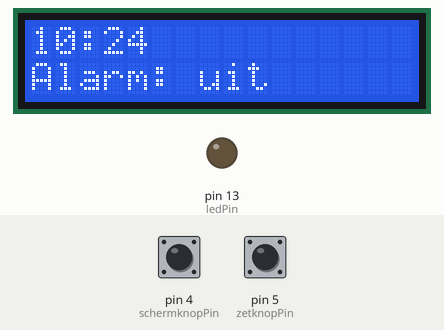
This sketch was run on a simulated Arduino Uno, built with avr-gcc and run on an emulated ATmega328P. Parts: 16×2 character LCD, output pins drawn as LEDs (lit = HIGH). Inputs (shaded band) come from the test bench; at power-on: pin 4 (schermknopPin) LOW, pin 5 (zetknopPin) LOW. The local clock reads 2024-03-15 10:24:30 at power-on unless the sketch sets it.

Above: at 3.2 s.
3.3 s: pin 4 (schermknopPin) pulled HIGH for 0.25 s
At 4.4 s:
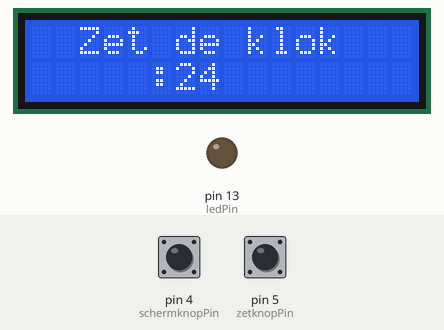
6.5 s: pin 5 (zetknopPin) pulled HIGH for 0.25 s
At 8.3 s:
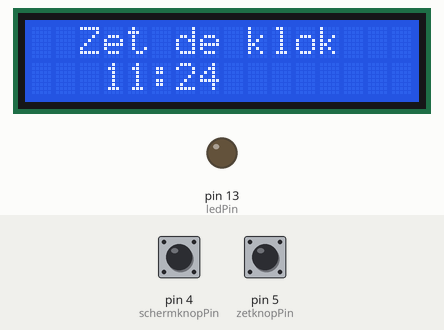
8.4 s: pin 4 (schermknopPin) pulled HIGH for 1 s
At 9.9 s:
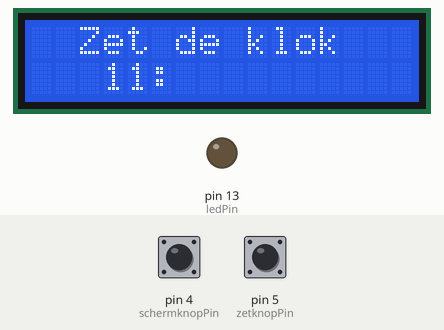
11.5 s: pin 4 (schermknopPin) pulled HIGH for 0.25 s
At 14.6 s:
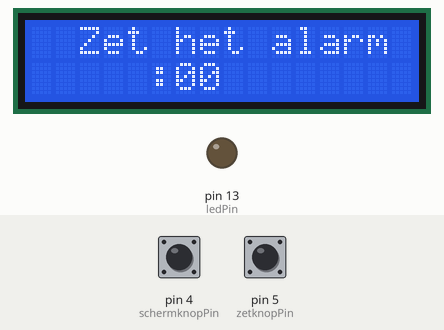
14.7 s: pin 5 (zetknopPin) pulled HIGH for 1 s
At 16.2 s:
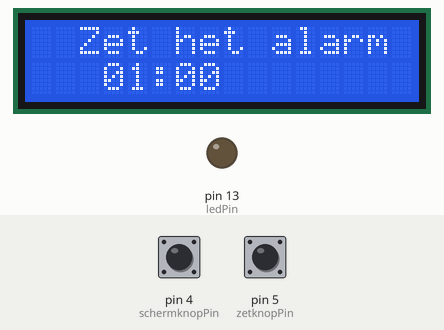
17.8 s: pin 4 (schermknopPin) pulsed HIGH 5 times (0.12 s each, 0.3 s apart)
At 19.4 s:
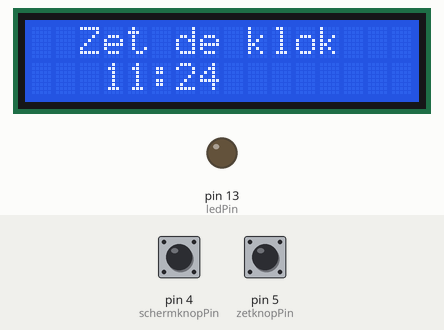
Timing chart, 0 to 20.9 s (numbered marks = the images above; inputs shaded):
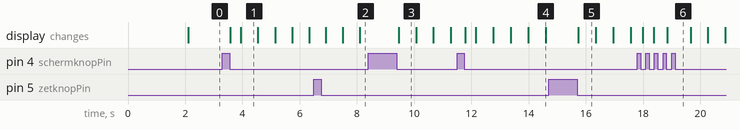

The sketch:

wekker.ino
```cpp
// ----------------------------------------------------------------------------
// Maaspoort Kids klok
// Created by Jan de Laet (October 2020)
// ----------------------------------------------------------------------------
//
// Een eenvoudige klok met alarm
// Gebruikte componenten:
// - Arduino
// - LCD (20x4 of 16x2)
// - RTC
// - een aantal buttons/knopjes
//
// NOTE bij LCD:
//  If the sketch fails to produce the expected results, or blinks the LED,
//  run the included I2CexpDiag sketch to test the i2c signals and the LCD.
//
// Voor het overige verwijs ik naar de documentatie en voorbeelden bij de hd44780 library

#include <Wire.h>

// libraries voor de LCD
#include <hd44780.h>
#include <hd44780ioClass/hd44780_I2Cexp.h> // uitbreiding voor i2c expander op LCD

hd44780_I2Cexp lcd; // declareer lcd object: auto locate & auto config expander chip

//  libraries voor de RTC
#include <DS3231.h>

DS3231 Clock;

// LCD opzet, in ons geval 4 rijen met 20 kolommen
const int LCD_ROWS = 2; //4;
const int LCD_COLS = 16; //20;

const bool toon_seconden = false;

// deze variabele scherm bepaalt wat er wordt getoond op LCD
// 0 = hoofdscherm met tijd en alarm aan/uit
// 1 = zet het uur van de klok
// 2 = zet de minuten van de klok
// 3 = zet het uur van het alarm
// 4 = zet de minuten van het alarm
int scherm = 0;
int vorig_scherm = -1;       // om wijzigingen te detecteren, voorkomt onnodig display
long schermteller = 0;
long schermactief = 5000;   // hoe lang is een scherm actief voordat we terug gaan naar scherm 0

int knipper = 0;            // om uur/minuut te laten knipperen bij het wijzigen ervan
long knipperteller = 0;
long knipperactief = 500;   // hoe vaak wordt er geknipperd

const int const_uur = 0;
const int const_minuut = 1;

// de variabelen van de klok
int klok_uur = 0;
int klok_minuut = 0;
int klok_seconde = 0;

long klokteller = 0;

// de variabelen van het alarm
int alarm_uur = 0;
int alarm_minuut = 0;

int alarm = 0; // alarm uit (0) of aan (1)
int vorig_alarm = -1;

// de variabelen voor de RTC
bool h12;  // true is 12-h, false is 24-h
bool PM;

// de pinnen waar de knoppen zitten
const int schermknopPin = 4; //2;     // op welke pin zit de schermknop
const int zetknopPin = 5;//3;     // op welke pin zit de schermknop
const int zoemerPin = 6;//4;
const int ledPin = 13;

// =====================================================================================
void setup() {

  init_lcd();

  init_rtc();

  // zet de modus voor de knoppen
  pinMode(schermknopPin, INPUT);
  pinMode(zetknopPin, INPUT);

  pinMode(ledPin, OUTPUT);
  digitalWrite(ledPin, LOW);

  pinMode(zoemerPin, OUTPUT);

  // Toon een welkomst boodschap
  lcd.print(" Maaspoort Kids");
  delay(2000);

  Serial.begin(9600);

}

// ======================================================================================
void loop() {

  // haal elke seconde de tijd opnieuw op
  if ((millis() - klokteller) > 1000) { bepaal_tijd(); }

  // ------------------------------------------------------------------------------------
  // wordt de scherm knop ingedrukt?
  if (digitalRead(schermknopPin) == HIGH) {
    // toon volgend scherm en herstart de timeout
    scherm++;
    schermteller = millis();

    // herstart het knipperen bij scherm wissel
    knipper = 0;
    knipperteller = schermteller;

    // wacht tot knop wordt losgelaten
    while (digitalRead(schermknopPin) == HIGH) { delay(50); }

  }

  // ------------------------------------------------------------------------------------
  // toon het gevraagde scherm; bewaar het huidige scherm
  switch (scherm) {
    case 0:
      toon_tijd();
      break;
    case 1:
      zet_klok(const_uur);
      break;
    case 2:
      zet_klok(const_minuut);
      break;
    case 3:
      zet_alarm(const_uur);
      break;
    case 4:
      zet_alarm(const_minuut);
      break;
    default:
      vorig_scherm = scherm;
      scherm = 0;
   }

  delay(100);

}

// ======================================================================================
// initialiseer de LCD met het aantal kolommen en rijen
void init_lcd() {

  // lcd.begin geeft status terug waaraan te zien is of het wel/niet gelukt is
  // (zie hd44780.h voor de betekenis van de foutcode [RV_XXXX])
  int status;
  status = lcd.begin(LCD_COLS, LCD_ROWS);
  if( status )  { // status gevuld, dan ging het fout
    // hd44780 heeft een fatalError() routine die led laat knipperen
    // toon de status ook in de Serial monitor
    Serial.print(status);
    hd44780::fatalError(status); // does not return
  }

  // het initialiseren is gedaan, backlight is nu aan.
}

// ======================================================================================
// initialiseer de rtc
void init_rtc() {

  bepaal_tijd();

}

// ======================================================================================
// toon de tijd
void toon_tijd() {

  // wordt de zet knop ingedrukt?
  if (digitalRead(zetknopPin) == HIGH) {

    alarm = 1 - alarm;   // wissel alarm van 0 -> 1 en van 1 -> 0
    vorig_scherm = -1;   // forceer een redisplay 1e scherm

    // wacht tot knop wordt losgelaten
    while (digitalRead(zetknopPin) == HIGH) { delay(50); }
  }

  // test of alarm aanstaat en of het inmiddels zo laat is
  digitalWrite(ledPin, LOW);
  noTone(zoemerPin);
  if (alarm == 1) {
    if (alarm_uur == klok_uur and alarm_minuut == klok_minuut) {
      digitalWrite(ledPin, HIGH);
      tone(zoemerPin, 370);
    }
  }

  if (scherm != vorig_scherm) {   // display alleen als er ander scherm voor zat, voorkomt flikkeren
    vorig_scherm = scherm;
    lcd.clear();
    lcd.setCursor(0,0);  // kolom, rij   -> MQ: start met 0, niet 1

    if (toon_seconden)
    {
      lcd.print(TweeCijfers(klok_uur) + ":" + TweeCijfers(klok_minuut) + ":" + TweeCijfers(klok_seconde));
    }
    else
    {
      lcd.print(TweeCijfers(klok_uur) + ":" + TweeCijfers(klok_minuut));
    }
    lcd.setCursor(0,1);
    if ( alarm == 0 ) {
      lcd.print("Alarm: uit");
    } else {
      lcd.print("Alarm: aan");
    }

  }

  delay(100);

}

// ======================================================================================
// zet het uur van de klok
void zet_klok(int soort) {

  // wordt de zet knop ingedrukt?
  if (digitalRead(zetknopPin) == HIGH) {

    // herstart de schermteller voor de timeout van dit scherm
    schermteller = millis();

    if (soort == const_uur) {
      klok_uur++;
      if (klok_uur > 23) { klok_uur = 0; }
    } else {
      klok_minuut++;
      if (klok_minuut > 59) { klok_minuut = 0; }
    }

    // zet klok terug in RTC
    Clock.setClockMode(false);  // set to 24h
    Clock.setHour(klok_uur);
    Clock.setMinute(klok_minuut);
    Clock.setSecond(klok_seconde);

    // wacht tot knop wordt losgelaten
    while (digitalRead(zetknopPin) == HIGH) { delay(50); }
  }

  // moet het knipperen omgewisseld worden
  if ((millis() - knipperteller) > knipperactief) {  // knipper wissel?
    knipper = 1 - knipper;                           // van 0->1 en 1->0
    knipperteller = millis();                        // start de knipperteller opnieuw
  }

  if ((millis() - schermteller) < schermactief) {
    lcd.clear();
    lcd.setCursor(2,0);  // kolom, rij   (4,0) voor 20x4 display
    lcd.print("Zet de klok");
    lcd.setCursor(3,2); // kolom, rij   (7,2) voor 20x4 display
    if (knipper == 0) {
      lcd.print(TweeCijfers(klok_uur) + ":" + TweeCijfers(klok_minuut));
    } else {
      if (soort == const_uur) {
        lcd.print("  :" + TweeCijfers(klok_minuut));
      } else {
        lcd.print(TweeCijfers(klok_uur) + ":  ");

      }
    }
  } else {
    vorig_scherm = scherm;
    scherm = 0;  // val na een tijdje terug naar scherm 0
  }

}

// ======================================================================================
// zet het uur van het alarm
void zet_alarm(int soort) {

  // wordt de zet knop ingedrukt?
  if (digitalRead(zetknopPin) == HIGH) {

    // herstart de schermteller voor de timeout van dit scherm
    schermteller = millis();

    if (soort == const_uur) {
      alarm_uur++;
      if (alarm_uur > 23) { alarm_uur = 0; }
    } else {
      alarm_minuut++;
      if (alarm_minuut > 59) { alarm_minuut = 0; }
    }

    // wacht tot knop wordt losgelaten
    while (digitalRead(zetknopPin) == HIGH) { delay(50); }
  }

  // moet het knipperen van uur/minuut gewisseld worden
  if ((millis() - knipperteller) > knipperactief) {
    knipper = 1 - knipper;
    knipperteller = millis();
  }

  if ((millis() - schermteller) < schermactief) {
    lcd.clear();
    lcd.setCursor(2,0);  // kolom, rij   (4,0) voor 20x4 display
    lcd.print("Zet het alarm");
    lcd.setCursor(3,2); // kolom, rij   (7,2) voor 20x4 display
    if (knipper == 0) {
      lcd.print(TweeCijfers(alarm_uur) + ":" + TweeCijfers(alarm_minuut));
    } else {
      if (soort == const_uur) {
        lcd.print("  :" + TweeCijfers(alarm_minuut));
      } else {
        lcd.print(TweeCijfers(alarm_uur) + ":  ");
      }
    }
  } else {
    vorig_scherm = scherm;
    scherm = 0;  // val na een tijdje terug naar scherm 0
  }

}

// ======================================================================================
String TweeCijfers(int var) {
  String toon = String(var);
  if (var < 10) { toon = "0" + String(var); }
  return toon;
}

// ======================================================================================
void bepaal_tijd() {

  int vorig_minuut = klok_minuut;
  int vorig_seconde = klok_seconde;

  // haal de tijd op uit de RTC
  klok_uur = (int) Clock.getHour(h12, PM);
  klok_minuut = (int) Clock.getMinute();
  klok_seconde = (int) Clock.getSecond();

  klokteller = millis();

  // forceer display als seconde of minuut is gewijzigd
  if (toon_seconden)   {
    if (vorig_seconde != klok_seconde) { vorig_scherm = -1; }
  }
  else {
    if (vorig_minuut != klok_minuut) { vorig_scherm = -1; }
  }


}
```

Measured:
- after the input at 3.3 s, the display: first changes after 0.28 s (image 1 shows a later state)
- after the input at 6.5 s, the display: changes after 0.41 s (image 2)
- after the input at 8.4 s, the display: changes after 1.1 s (image 3)
- after the input at 11.5 s, the display: first changes after 0.28 s (image 4 shows a later state)
- what the display in image 1 shows lasts 0.6 s, from 3.9 s to 4.5 s
